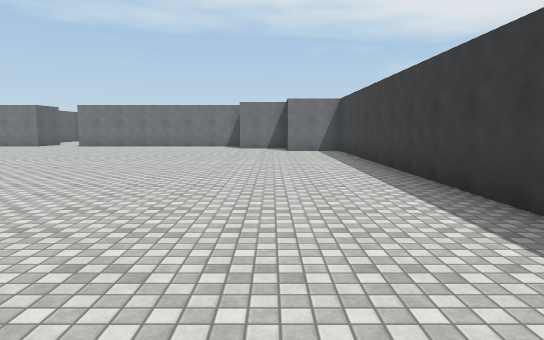
View 1 (above)

20 first-person views from a walk through a scene from a Unity 3-D project. The camera is 1.5 m above the floor, tilts 6° down and sees 70° across. The floor is counted in squares, 2 m on a side. Each view is taken from the middle of a square. On the plan, view 1 faces up. The plan holds only what a view shows up to about 12 squares ahead; the rest is blank. The place goes on beyond the plan. The player character is not drawn. Some surface patterns are stand-ins.

View 2
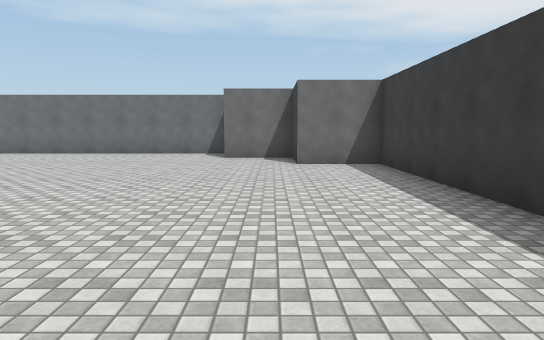

View 3
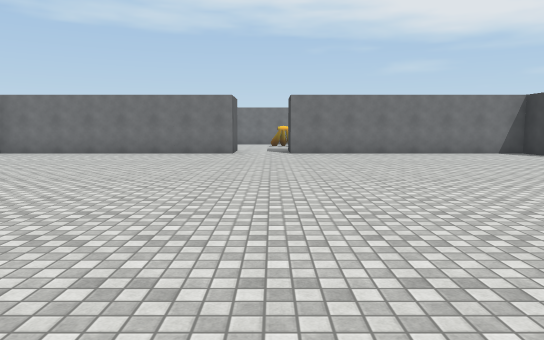

View 4
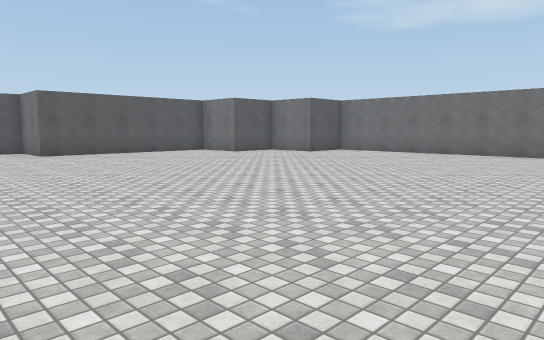

View 5
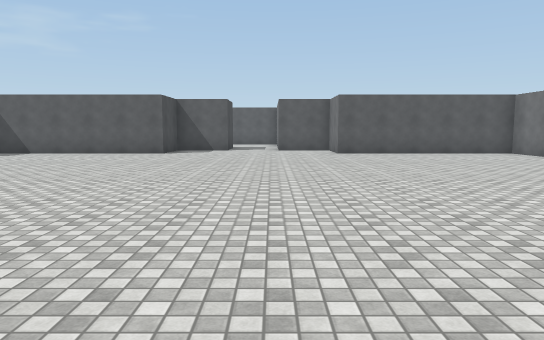

View 6
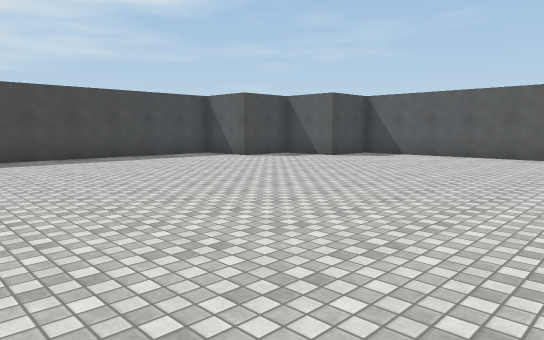

View 7
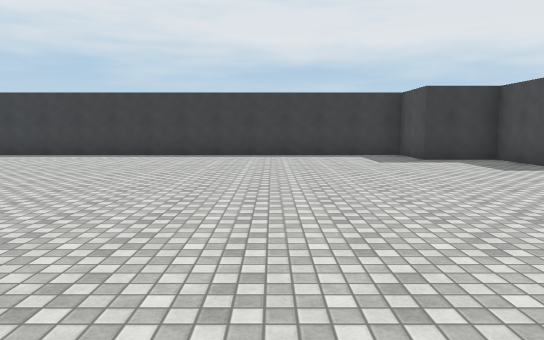

View 8
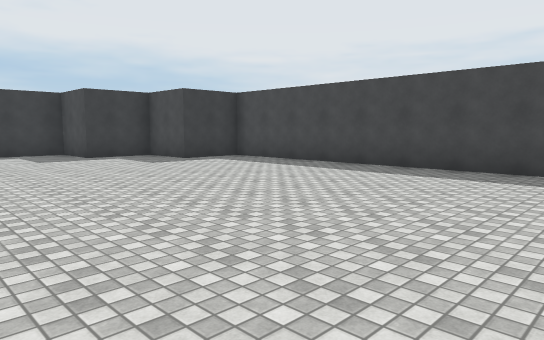

View 9
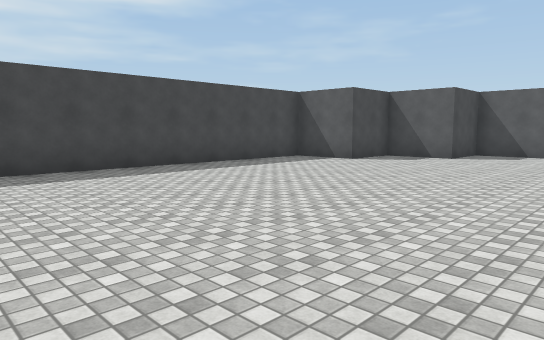

View 10
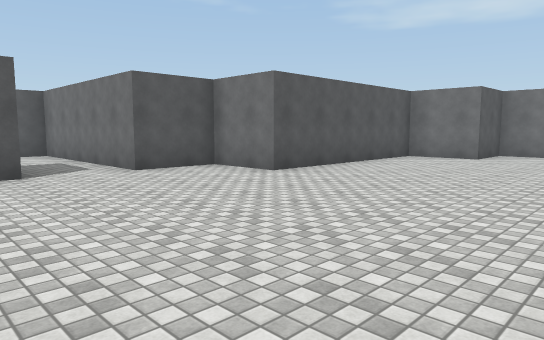

View 11
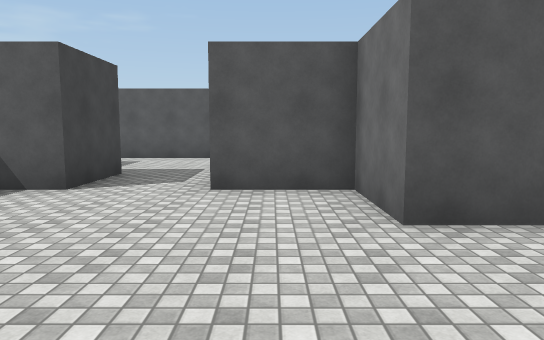

View 12
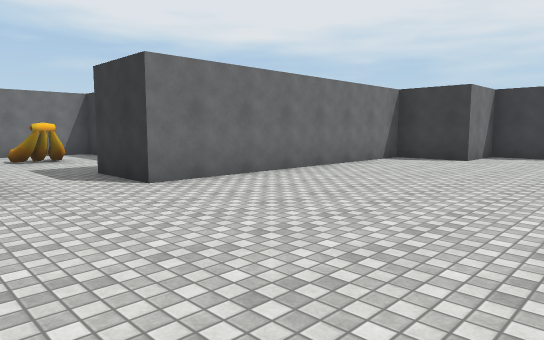

View 13
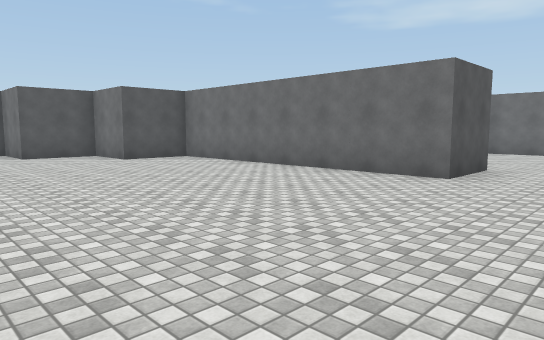

View 14
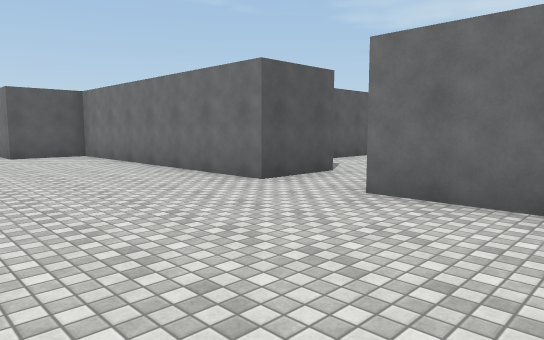

View 15
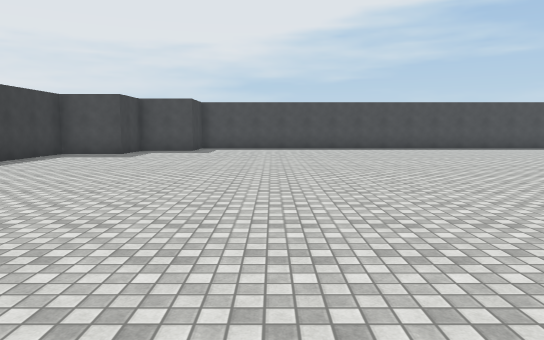

View 16
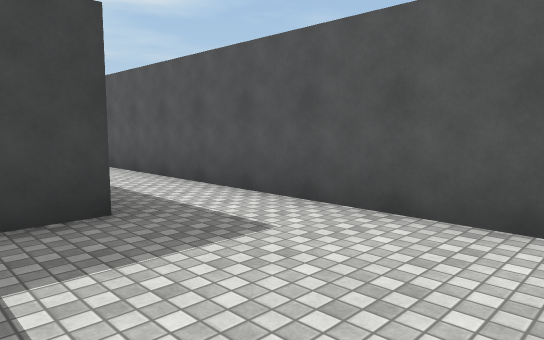

View 17
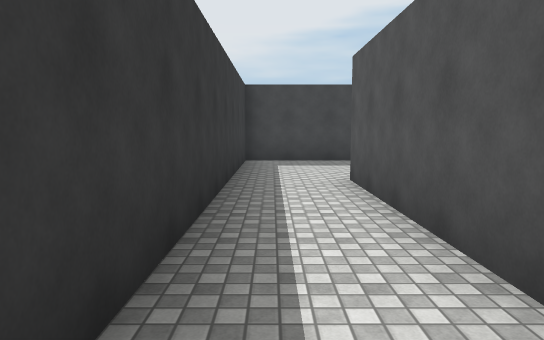

View 18
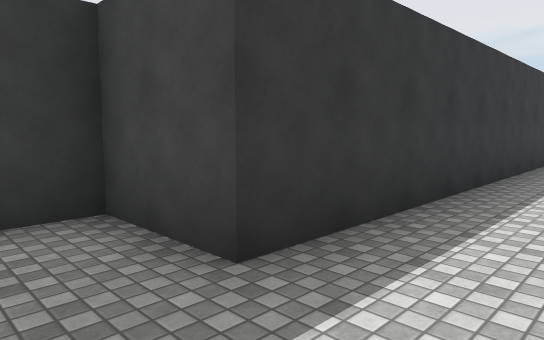

View 19
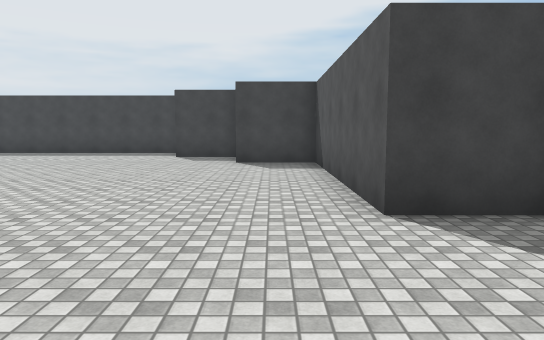

View 20
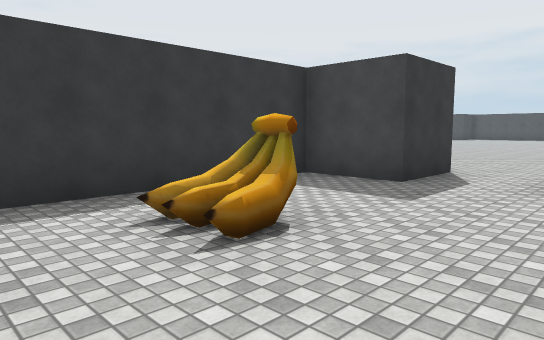

### Floor plan
Points are (right, up) in squares from view 1. A wall is a line through its corners. A room is listed if a view was taken in it or the views show most of it. See-through windows are left out.
Room 1 (views 1, 2, 3, 4, 5, 6, 7, 8, 9, 10, 11, 12, 13, 14, 15, 19)
walls: (-8.8, -6.3) (-1.2, -6.3) (-1.2, -4.5) (0.5, -4.5) (0.5, -2.7) (2.3, -2.7) (2.3, 13.4) (0.5, 13.4) (0.5, 15.2) (-1.2, 15.2) (-1.2, 17) (-8.4, 17); (-10.2, 17) (-17.4, 17) (-17.4, 15.2) (-19.2, 15.2) (-19.2, 13.4) (-21, 13.4) (-21, 8) (-22.8, 8) (-22.8, 6.2) (-24.5, 6.2); (-22.4, 2.6) (-21, 2.6) (-21, -2.7) (-19.2, -2.7) (-19.2, -4.5) (-17.4, -4.5) (-17.4, -6.3) (-10.2, -6.3); (-24.6, 4.4) (-22.8, 4.4) (-22.8, 3.6)
ways out: opening at (-23.5, 5.5) to room 2; opening at (-9.5, 17.5) to room 3
Room 2 (views 16, 17, 18)
walls: (-29, -6.3) (-26.4, -6.3) (-26.4, 2.6) (-24.6, 2.6) (-24.6, 3.5); (-24.5, 6.2) (-28.2, 6.2) (-28.2, -2.8)
ways out: opening at (-23.5, 5.5) to room 1
Room 3 (view 20)
walls: (-10.2, 18.9) (-10.2, 17); (-12, 23) (-12, 21.2); (-10.9, 24.2) (-11.8, 24.2); (-8.4, 17) (-8.4, 18.8) (-6.6, 18.8) (-6.6, 24.2) (-8, 24.2)
ways out: opening at (-9.5, 17.5) to room 1
objects: banana (-9, 22)

Where each view was taken, in squares from view 1:
view 1: 0 up, 0 right, facing up
view 2: 5 up, 0 right, facing up
view 3: 5 up, 9 left, facing up
view 4: 5 up, 9 left, facing up-left
view 5: 6 up, 9 left, facing left
view 6: 4 up, 10 left, facing down-left
view 7: 1 up, 9 left, facing right
view 8: 1 up, 10 left, facing down-right
view 9: 1 up, 9 left, facing down-left
view 10: 3 up, 16 left, facing up-left
view 11: 7 up, 18 left, facing left
view 12: 12 up, 11 left, facing up-right
view 13: 11 up, 8 left, facing up-left
view 14: 13 up, 6 left, facing up-left
view 15: 9 up, 4 left, facing down
view 16: 6 up, 25 left, facing down-left
view 17: 3 up, 27 left, facing down
view 18: 4 up, 28 left, facing down-right
view 19: 6 up, 20 left, facing down
view 20: 24 up, 11 left, facing down-right
